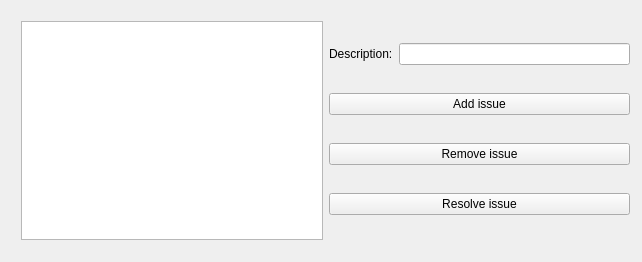
<?xml version="1.0" encoding="UTF-8"?>
<ui version="4.0">
 <class>UserWindowClass</class>
 <widget class="QWidget" name="UserWindowClass">
  <property name="geometry">
   <rect>
    <x>0</x>
    <y>0</y>
    <width>642</width>
    <height>262</height>
   </rect>
  </property>
  <property name="windowTitle">
   <string>UserWindow</string>
  </property>
  <widget class="QWidget" name="">
   <property name="geometry">
    <rect>
     <x>10</x>
     <y>10</y>
     <width>631</width>
     <height>241</height>
    </rect>
   </property>
   <layout class="QHBoxLayout" name="horizontalLayout_2">
    <item>
     <widget class="QListWidget" name="issueList"/>
    </item>
    <item>
     <layout class="QVBoxLayout" name="verticalLayout">
      <item>
       <layout class="QHBoxLayout" name="horizontalLayout">
        <item>
         <widget class="QLabel" name="label">
          <property name="text">
           <string>Description:</string>
          </property>
         </widget>
        </item>
        <item>
         <widget class="QLineEdit" name="descriptionLE"/>
        </item>
       </layout>
      </item>
      <item>
       <widget class="QPushButton" name="addButton">
        <property name="text">
         <string>Add issue</string>
        </property>
       </widget>
      </item>
      <item>
       <widget class="QPushButton" name="removeButton">
        <property name="text">
         <string>Remove issue</string>
        </property>
       </widget>
      </item>
      <item>
       <widget class="QPushButton" name="resolveButton">
        <property name="text">
         <string>Resolve issue</string>
        </property>
       </widget>
      </item>
     </layout>
    </item>
   </layout>
  </widget>
 </widget>
 <layoutdefault spacing="6" margin="11"/>
 <resources/>
 <connections/>
</ui>
